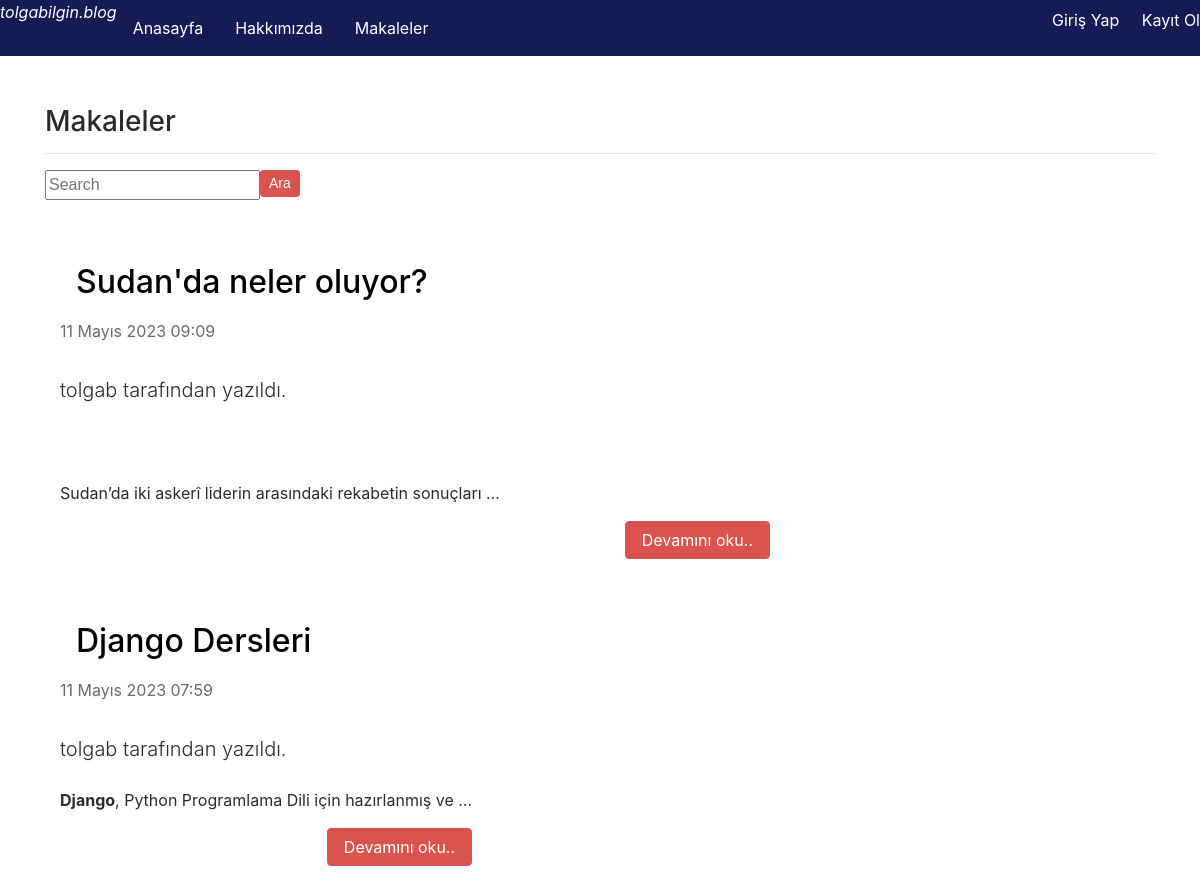
The app's page /articles/ with its own data.
### article/models.py (models this page shows, shortened)
class Article(models.Model):
    author = models.ForeignKey("auth.User",on_delete= models.CASCADE, verbose_name="Yazar") # Bu kodda on_delete=models.CASCADE kullanarak, bir müşteri kaydı silindiğinde, bu müşteriye bağlı olan tüm siparişler de otomatik olarak silinecektir.
    title = models.CharField(max_length=50,verbose_name="Başlık") #verbose_name model alanının okunabilir adını belirlemek için kullanılır ve kodunuzu daha anlaşılır hale getirmenize yardımcı olur.
    content = RichTextField()
    created_date = models.DateTimeField(auto_now_add=True,verbose_name="Oluşuturlma Tarihi")
    article_image = models.FileField(blank = True, null = True, verbose_name="Makaleye Fotoğraf Ekleyin", upload_to='media/')
    class Meta:
        ordering =['-created_date']

### article/views.py (the view)
# urls.py: path('',views.articles, name="articles"),
def articles(request):
    keyword= request.GET.get("keyword")
    if keyword:
        articles = Article.objects.filter(title__contains = keyword)
        return render(request,"articles.html",{"articles":articles})
    articles = Article.objects.all()
    return render (request, "articles.html",{"articles":articles})

### templates/articles.html (shortened to what this page needs)
{% extends "layout.html" %}
{% block body %}
<h3>Makaleler</h3>
<hr>
<form action="">
  <div class="input-group">
    <input type="text" name= "keyword" class="col-xs-3" maxlength="64" placeholder="Search" >
    <div class="input-group-append">
      <button type="submit" class="btn btn-danger btn-sm">Ara</button>
    </div>
  </div>
</form>
{% if articles %}
{% for article in articles %}
<div class="container mt-5">
    <div class="row">
        <div class="col-lg-8">
            <article>
                <header class="mb-4">
                    <b><a href="{% url 'article:detail' article.id %}" style="color: black; text-decoration: None; background-color: white;" onmouseover="this.style.textDecoration='underline'" onmouseout="this.style.textDecoration='none'" target="_blank" ><h2 class="fw-bolder mb-1">{{ article.title }}</h2></a></b>
                    <div class="text-muted fst-italic mb-2">{{article.created_date}}</div>
                    <a class="badge bg-secondary text-decoration-none link-light" href="#!">blog konusu</a>
                    <p class="lead">
                    {{article.author.username}} tarafından yazıldı.
                    </p>
                </header>
                    <p class = "lead">
                    {{article.content | safe | truncatewords:10 }}
                       </p>
                    <a style = "float : right; " right href="/articles/article/{{article.id}}" class = "btn btn-danger">Devamını oku..</a>
            </article>
        </div>
{% endfor %}
{% else %}
<div class = "alert alert-danger">
Bu blogta herhangi bir makale bulunamadı.
</div>
{% endif %}
{% endblock body %}

### templates/layout.html (shortened to what this page needs)
<!DOCTYPE html>
{% load static %}
<html lang="en">
<head>
    <link rel="stylesheet" href="{% static 'css/bootstrap.min.css' %}">
</head>
<body>
        {% include "includes/navbar.html" %}
        <div style ="margin-top : 50px; margin-bottom:200px" class= "container"    >
        {% block body %}
        {% endblock body %}
</body>
</html>

### templates/includes/navbar.html (shortened to what this page needs)
<html>
  <head>
  </head>
  <body>
    <nav class= "nav" >
    <i   >tolgabilgin.blog</i>
      <ul>
        <li><a  href="/">Anasayfa</a></li>
        <li><a  href="{% url 'about' %}">Hakkımızda</a></li>
        <li><a  href="{% url 'article:articles' %}">Makaleler</a></li>
      </ul>
      <ul class="navbar-nav ml-auto">
      {% if request.user.is_authenticated %}
        <ul>
        <li class="nav-item ">
        <a class="nav-link" href="{% url 'article:dashboard' %}">Kontrol Paneli</a></li>
        &nbsp;
        &nbsp;
        &nbsp;
        <li class="nav-item ">
        <a class="nav-link" href="{% url 'user:logout' %}">Çıkış Yap</a></li>
      {% else %}
      <ul>
      <li class="nav-item ">
      <a class="nav-link" href="{% url 'user:login' %}">Giriş Yap</a></li>
      <li class="nav-item ">
      <a class="nav-link" href="{% url 'user:register' %}">Kayıt Ol</a></li>
      {% endif %}
      </ul>
      </ul>
    </nav>
  </body>
</html>

### templates/includes/navbar.html (style rules this page uses)
.nav { display: flex; background-color: #151B54; color: white; align-items: right; }
ul { display: flex; margin: 0; padding: 0; }
li { list-style: none; }
a { display: block; padding: 1rem; color: white; text-decoration: none; }

### records on screen
Article: title "Sudan'da neler oluyor?", created_date "11 Mayıs 2023 09:09", author.username "tolgab", content "Sudan’da iki askerî liderin arasındaki rekabetin sonuçları …"
Article: title "Django Dersleri", created_date "11 Mayıs 2023 07:59", author.username "tolgab", content "Django , Python Programlama Dili için hazırlanmış ve …"
